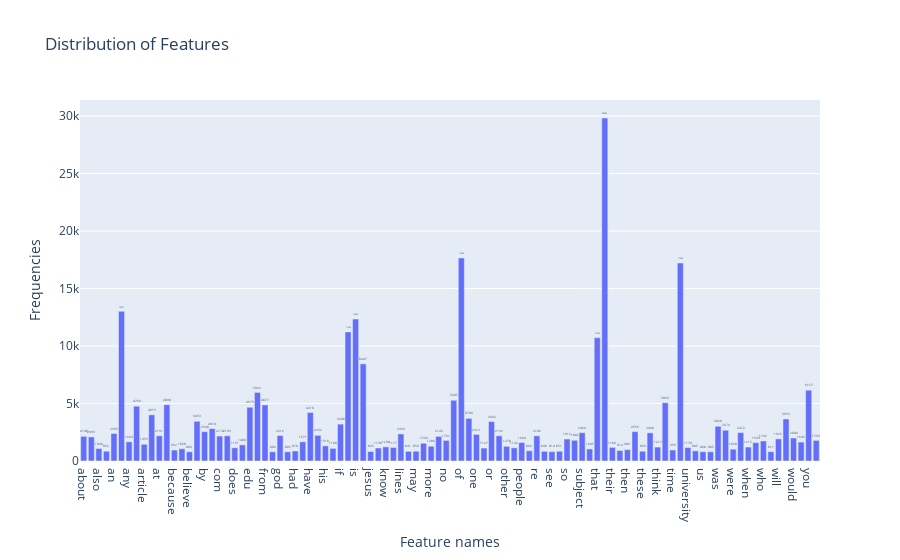

This figure's notebook cell:
### Markdown cell above
Imported ploty as making a bar plot.

### Code cell
# Answer here
import plotly.express as px
fig = px.bar(
             x=temp_x1, y=temp_y1,
             labels = {'x':'Feature names', 'y':'Frequencies'},
             title  = "Distribution of Features",
             category_orders = temp_x1
            )
fig.update_traces(texttemplate=temp_y1, textposition='outside')
fig.show()

### Figure 1 — Plotly figure (JSON) as saved in the notebook; plotly's stock layout.template omitted (floating-point values rounded to 4 significant figures)
{"data": [{"alignmentgroup": "True", "hovertemplate": "Feature names=%{x}<br>Frequencies=%{y}<extra></extra>", "legendgroup": "", "marker": {"color": "#636efa", "pattern": {"shape": ""}}, "name": "", "offsetgroup": "", "orientation": "v", "showlegend": false, "textposition": "outside", "texttemplate": ["2148", "2093", "1090", "852", "2393", "13017", "1669", "4769", "1453", "4015", "2191", "4898", "952", "1068", "803", "3453", "2548", "2818", "2172", "2193", "1151", "1400", "4675", "5962", "4877", "806", "2216", "805", "870", "1671", "4218", "2232", "1318", "1100", "3208", "11226", "12343", "8447", "825", "1130", "1230", "1177", "2353", "841", "850", "1543", "1286", "2143", "1791", "5285", "17660", "3709", "2312", "1127", "3432", "2192", "1278", "1142", "1604", "892", "2186", "840", "814", "851", "1912", "1802", "2464", "1045", "10723", "29825", "1184", "914", "989", "2556", "850", "2448", "1213", "5063", "959", "17222", "1170", "885", "808", "805", "3020", "2674", "1028", "2472", "1215", "1599", "1742", "811", "1925", "3655", "2000", "1645", "6157", "1793"], "type": "bar", "x": ["about", "all", "also", "am", "an", "and", "any", "are", "article", "as", "at", "be", "because", "been", "believe", "but", "by", "can", "com", "do", "does", "don", "edu", "for", "from", "get", "god", "good", "had", "has", "have", "he", "his", "how", "if", "in", "is", "it", "jesus", "just", "know", "like", "lines", "many", "may", "me", "more", "my", "no", "not", "of", "on", "one", "only", "or", "organization", "other", "out", "people", "posting", "re", "say", "see", "should", "so", "some", "subject", "than", "that", "the", "their", "them", "then", "there", "these", "they", "think", "this", "time", "to", "university", "up", "us", "very", "was", "we", "were", "what", "when", "which", "who", "why", "will", "with", "would", "writes", "you", "your"], "xaxis": "x", "y": [2148, 2093, 1090, 852, 2393, 13017, 1669, 4769, 1453, 4015, 2191, 4898, 952, 1068, 803, 3453, 2548, 2818, 2172, 2193, 1151, 1400, 4675, 5962, 4877, 806, 2216, 805, 870, 1671, 4218, 2232, 1318, 1100, 3208, 11226, 12343, 8447, 825, 1130, 1230, 1177, 2353, 841, 850, 1543, 1286, 2143, 1791, 5285, 17660, 3709, 2312, 1127, 3432, 2192, 1278, 1142, 1604, 892, 2186, 840, 814, 851, 1912, 1802, 2464, 1045, 10723, 29825, 1184, 914, 989, 2556, 850, 2448, 1213, 5063, 959, 17222, 1170, 885, 808, 805, 3020, 2674, 1028, 2472, 1215, 1599, 1742, 811, 1925, 3655, 2000, 1645, 6157, 1793], "yaxis": "y"}], "layout": {"barmode": "relative", "legend": {"tracegroupgap": 0}, "title": {"text": "Distribution of Features"}, "xaxis": {"anchor": "y", "domain": [0, 1], "title": {"text": "Feature names"}}, "yaxis": {"anchor": "x", "domain": [0, 1], "title": {"text": "Frequencies"}}}}
